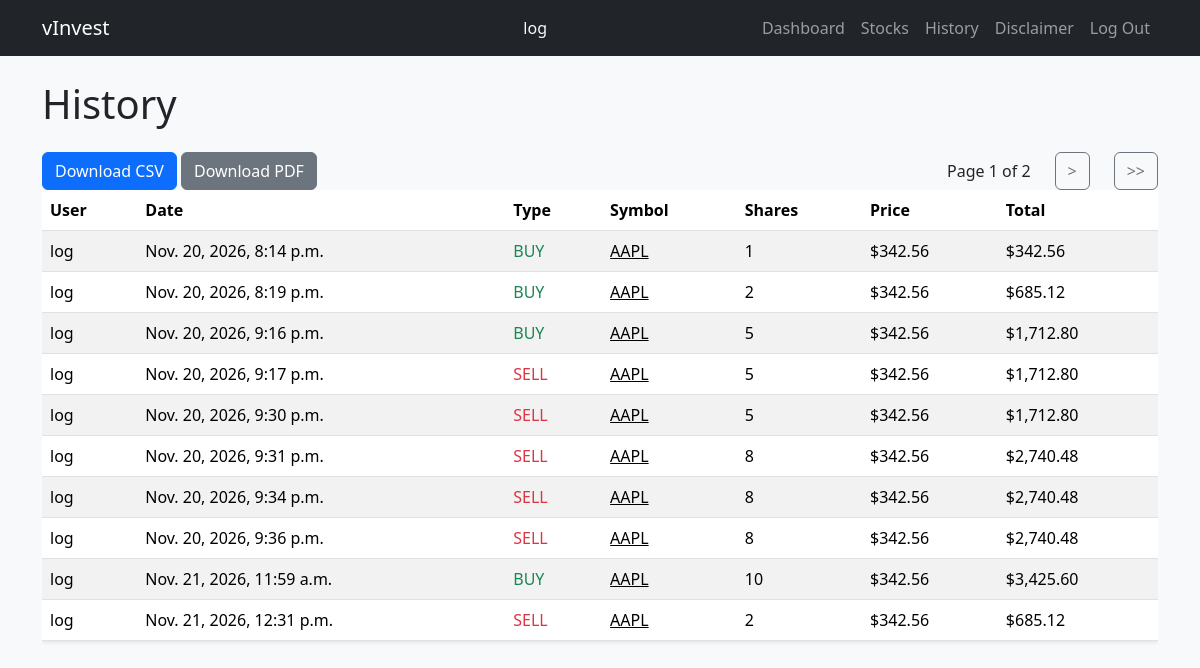
Page /history/ (signed in) on the committed database.
### core/models.py (models this page shows, shortened)
class Trade(models.Model):
    class TradeType(models.TextChoices):
        BUY = "BUY", "Buy"
        SELL = "SELL", "Sell"
    user = models.ForeignKey(
        settings.AUTH_USER_MODEL,
        on_delete=models.CASCADE,
        related_name="trades",
    )
    date = models.DateTimeField(default=timezone.now, db_index=True)
    trade_type = models.CharField(max_length=4, choices=TradeType.choices)
    stock = models.ForeignKey(
        Stock,
        on_delete=models.CASCADE,
        related_name="trades",
    )
    shares = models.PositiveIntegerField()
    price = models.DecimalField(max_digits=12, decimal_places=2)
    class Meta:
        ordering = ["date"]

class Stock(models.Model):
    symbol = models.CharField(max_length=5, unique=True)
    desc = models.TextField()

### core/views.py (the view)
# urls.py: path("history/", core_views.history, name="history"),
@login_required
def history(request):
    trades = models.Trade.objects.filter(user=request.user)
    paginator = Paginator(trades, 10)
    page = request.GET.get("page")
    trades = paginator.get_page(page)
    for trade in trades:
        trade.total = trade.shares * trade.price
    return render(request, 'core/history.html', { "trades": trades })

### core/templates/core/history.html (shortened to what this page needs)
{% extends 'core/base.html' %}
{% block body %}
<h1>History</h1>
{% if trades %}
  <div class="row justify-content-between mt-4">
    <div class="col-auto">
      <a class="btn btn-primary" href="{% url 'csv' %}">Download CSV</a>
      <a class="btn btn-secondary" href="{% url 'pdf' %}">Download PDF</a>
    </div>
    <div class="col-auto">
      <div class="row justify-content-end align-items-center">
        <div class="col-auto">
          <span>Page {{ trades.number }} of {{ trades.paginator.num_pages }}</span>
        </div>
        {% if trades.has_next %}
          <div class="col-auto">
            <a
              class="btn btn-outline-secondary"
              href="{% querystring page=trades.next_page_number %}">
              >
            </a>
          </div>
          <div class="col-auto">
            <a
              class="btn btn-outline-secondary"
              href="{% querystring page=trades.paginator.num_pages %}"
            >
              >>
            </a>
          </div>
        {% endif %}
      </div>
    </div>
  </div>
  <div class="table-responsive">
    <table class="table table-striped align-middle shadow-sm">
      <thead>
        <tr>
          <th>User</th>
          <th>Date</th>
          <th>Type</th>
          <th>Symbol</th>
          <th>Shares</th>
          <th>Price</th>
          <th>Total</th>
        </tr>
      </thead>
      <tbody>
        {% for trade in trades %}
          <tr>
            <td>{{ trade.user.username }}</td>
            <td>{{ trade.date }}</td>
            {% if trade.trade_type == "BUY" %}
              <td class="text-success">{{ trade.trade_type }}</td>
            {% else %}
              <td class="text-danger">{{ trade.trade_type }}</td>
            {% endif %}
            <td>
              <a class="link-body-emphasis"
                href="{% url 'stock-details' trade.stock.symbol %}"
              >
                {{ trade.stock.symbol }}
              </a>
            </td>
            <td>{{ trade.shares }}</td>
            <td>${{ trade.price|floatformat:"2g" }}</td>
            <td>${{ trade.total|floatformat:"2g" }}</td>
          </tr>
        {% endfor %}
      </tbody>
    </table>
  </div>
{% else %}
  <p>No history available, try making a trade.</p>
{% endif %}
{% endblock %}

### core/templates/core/base.html (shortened to what this page needs)
{% load static %}
<!DOCTYPE html>
<html lang="en">
<head>
  <link href="https://cdn.jsdelivr.net/npm/bootstrap@5.3.8/dist/css/bootstrap.min.css" rel="stylesheet">
  <link rel="stylesheet" href="{% static 'css/styles.css' %}">
</head>
<body class="bg-light">
  <nav class="navbar navbar-expand-md navbar-dark bg-dark">
    <div class="container">
      <a class="navbar-brand me-auto" href="{% url 'dashboard' %}">vInvest</a>
      <span class="navbar-text mx-md-auto text-light">
        {{user.username}}
      </span>
      <ul class="navbar-nav">
        <li class="nav-item">
          <a class="nav-link" href="{% url 'dashboard' %}">Dashboard</a>
        </li>
        <li class="nav-item">
          <a class="nav-link" href="{% url 'stocks' %}">Stocks</a>
        </li>
        <li class="nav-item">
          <a class="nav-link" href="{% url 'history' %}">History</a>
        </li>
        <li class="nav-item">
          <a class="nav-link" href="{% url 'disclaimer' %}">Disclaimer</a>
        </li>
        <li class="nav-item">
          <form action="{% url 'logout' %}" method="post">
              <button class="nav-link" type="submit"">
                  Log Out
              </button>
          </form>
        </li>
      </ul>
    </div>
  </nav>
  <div class="container mt-4">
    {% block body %}
    {% endblock %}
  </div>
</body>
</html>

### rows in the picture
Trade: user.username "log", date "Nov. 20, 2026, 8:14 p.m.", trade_type "BUY", stock.symbol "AAPL", shares "1", price "342.56", total "342.56"
Trade: user.username "log", date "Nov. 20, 2026, 8:19 p.m.", trade_type "BUY", stock.symbol "AAPL", shares "2", price "342.56", total "685.12"
Trade: user.username "log", date "Nov. 20, 2026, 9:16 p.m.", trade_type "BUY", stock.symbol "AAPL", shares "5", price "342.56", total "1,712.80"
Trade: user.username "log", date "Nov. 20, 2026, 9:17 p.m.", trade_type "SELL", stock.symbol "AAPL", shares "5", price "342.56", total "1,712.80"
Trade: user.username "log", date "Nov. 20, 2026, 9:30 p.m.", trade_type "SELL", stock.symbol "AAPL", shares "5", price "342.56", total "1,712.80"
Trade: user.username "log", date "Nov. 20, 2026, 9:31 p.m.", trade_type "SELL", stock.symbol "AAPL", shares "8", price "342.56", total "2,740.48"
Trade: user.username "log", date "Nov. 20, 2026, 9:34 p.m.", trade_type "SELL", stock.symbol "AAPL", shares "8", price "342.56", total "2,740.48"
Trade: user.username "log", date "Nov. 20, 2026, 9:36 p.m.", trade_type "SELL", stock.symbol "AAPL", shares "8", price "342.56", total "2,740.48"
Trade: user.username "log", date "Nov. 21, 2026, 11:59 a.m.", trade_type "BUY", stock.symbol "AAPL", shares "10", price "342.56", total "3,425.60"
Trade: user.username "log", date "Nov. 21, 2026, 12:31 p.m.", trade_type "SELL", stock.symbol "AAPL", shares "2", price "342.56", total "685.12"

### other values in the picture
{{ user.username }} "log"
{{ trades.number }} "1"
{{ trades.paginator.num_pages }} "2"
